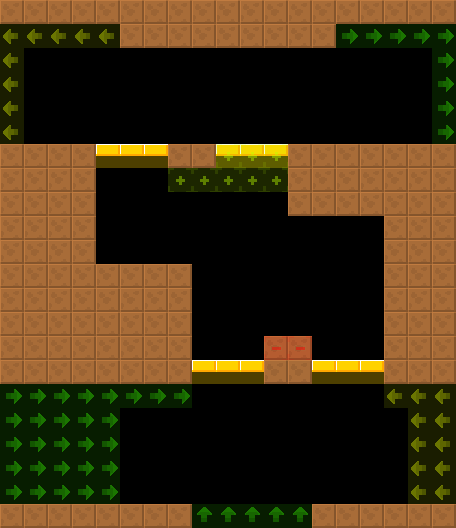

Below is a game level as drawn by its tile map, then a one-line description and the .tmx that defines it (tile-layer data replaced by summaries):
An orthogonal 19x22 tile map with 24x24 px tiles, 2 tile layers (col, lnk), 2 tilesets and 3 objects (3x RotatingBall).

<map version="1.4" tiledversion="1.4.2" orientation="orthogonal" renderorder="right-down" width="19" height="22" tilewidth="24" tileheight="24" infinite="0" nextlayerid="4" nextobjectid="8">
 <tileset firstgid="6" source="../../lnk.tsx" />
 <tileset firstgid="1" source="../../col.tsx" />
 <layer id="1" name="col" width="19" height="22">
  <data>[418 cells, 162 non-empty, 2 distinct tile ids]</data>
 </layer>
 <layer id="2" name="lnk" width="19" height="22" opacity="0.5">
  <data>[418 cells, 72 non-empty, 5 distinct tile ids]</data>
 </layer>
 <objectgroup id="3" name="markers" opacity="0.5">
  <object id="1" name="RotatingBall" type="RotatingBall" x="312" y="168" width="24" height="24">
   <properties>
    <property name="yr" value="0" />
    <property name="xr" value="0" />
    <property name="customId" value="2" />
   </properties>
  </object>
  <object id="2" name="RotatingBall" type="RotatingBall" x="96" y="312" width="24" height="24">
   <properties>
    <property name="yr" value="0" />
    <property name="xr" value="0" />
   </properties>
  </object>
  <object id="3" name="RotatingBall" type="RotatingBall" x="288" y="336" width="24" height="24">
   <properties>
    <property name="yr" value="0" />
    <property name="xr" value="0" />
    <property name="customId" value="1" />
   </properties>
  </object>
 </objectgroup>
</map>
